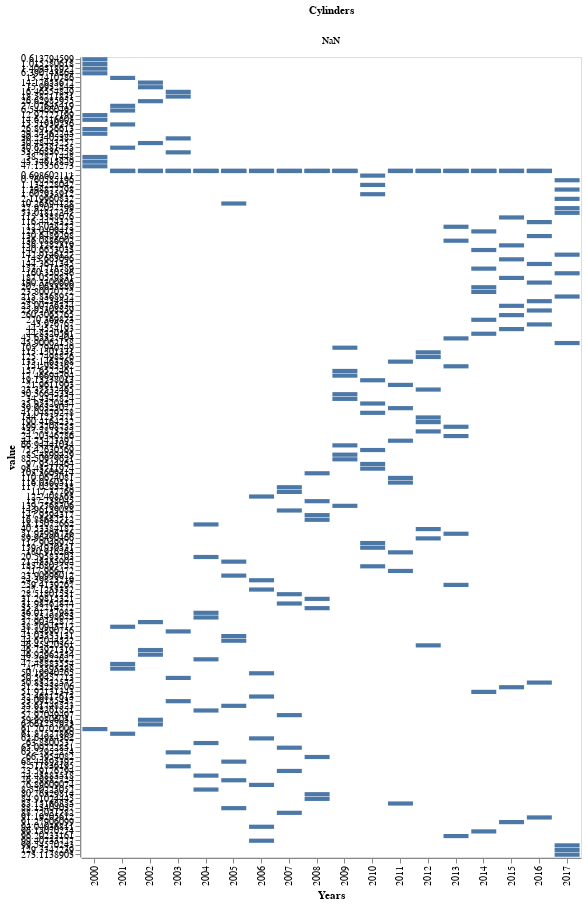

Notebook code cell kept with this figure:
### Code cell
alt.Chart(source).mark_bar().encode(
    x='Years',
    y='value',
    column='Cylinders:Q'
).properties(
    width=500,
    height=800
)

### Figure 1 — Vega-Lite specification as saved in the notebook (floating-point values rounded to 4 significant figures; data arrays with more than 128 entries replaced by an {"elided": "..."} marker saying what was removed)
{"config": {"view": {"continuousWidth": 400, "continuousHeight": 300}}, "data": {"name": "data-144f6008cd0e9e9b32546648dc066fe8"}, "mark": "bar", "encoding": {"column": {"type": "quantitative", "field": "Cylinders"}, "x": {"type": "nominal", "field": "Years"}, "y": {"type": "nominal", "field": "value"}}, "height": 800, "width": 500, "$schema": "https://vega.github.io/schema/vega-lite/v4.8.1.json", "datasets": {"data-144f6008cd0e9e9b32546648dc066fe8": {"elided": "216 records"}}}
